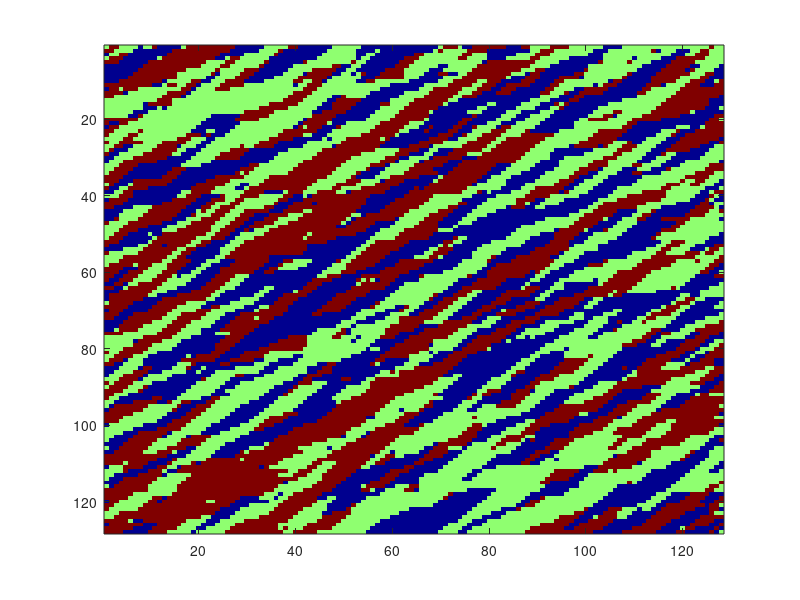

Reproduce this figure in MATLAB. (Note: this script raises an error after producing the figure.)
clc;clear;close all;
addpath('./Functions');
load ./sample_image.mat sample_image;
figure;
imagesc(sample_image);
colormap(jet);
%%
x = (1:size(sample_image,2))';
y = (1:size(sample_image,1))';
order = 1;
Element = constructElements(x,y,0,order);
%%
Mset=(unique(sample_image(:)))';
beta_ini = mvnrnd(zeros(1,4),diag(0.1*ones(4,1)))'; % beta is a column vector
SigmaProp_ini = diag(0.01*ones(4,1));
MC_ini = retrieve(Element,sample_image);
figure;
plotField(Element,MC_ini,jet);
%%
Chain_length = 500;

Element = FixElement(Element,MC_ini);
Element = CalculateU(Element,zeros(1,length(Mset)));
Element = detectNeighborDirection(Element,2);

[MC_est,U_bin,beta_bin]=GenerateMRF(Element,MC_ini,Mset,Chain_length,beta_ini,SigmaProp_ini);    

plot(1:Chain_length,beta_bin);

%%
U_chain = nansum(U_bin);
figure;
plot(2:length(U_chain),U_chain(2:end));